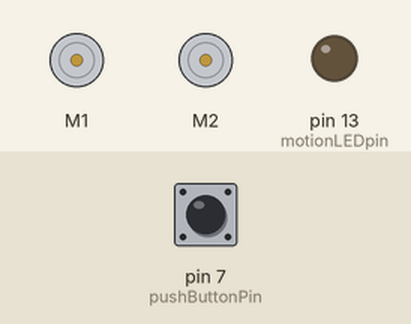
This sketch was run on a simulated Arduino Uno, built with avr-gcc and run on an emulated ATmega328P. Parts: 2 × DC motor (green arrow = forward, orange = backward, longer = faster), output pins drawn as LEDs (lit = HIGH). Inputs (shaded band) come from the test bench; at power-on: pin 7 (pushButtonPin) HIGH. What the sketch prints to the serial monitor is not drawn.

Above: at 4.2 s.
4.3 s: pin 7 (pushButtonPin) pulled LOW for 0.15 s
At 5.5 s:
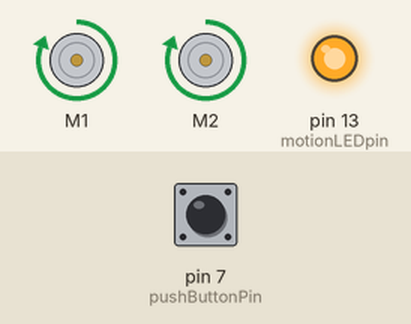
At 8.4 s:
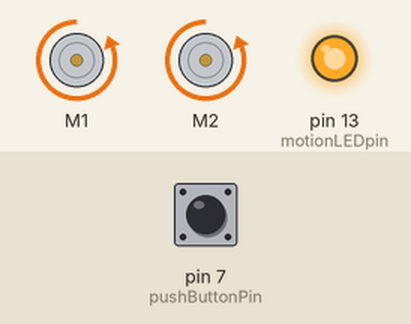
Timing chart, 0 to 21.5 s (numbered marks = the images above; inputs shaded):
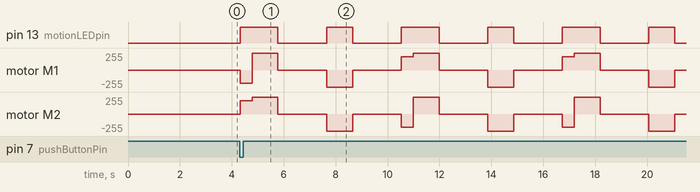

The sketch:

find_block.ino
```cpp
#include <Wire.h>
#include <Adafruit_MotorShield.h>
#include "utility/Adafruit_MS_PWMServoDriver.h"
#include <ezButton.h>
#include <SharpIR.h>
#include <Servo.h>

// Pin assignments
#define leftIn A0  // left IR sensor
#define rightIn A1 // right IR sensor
#define echoPin 2    // ultrasonic sensor I
#define triggerPin 3 // ultrasonic sensor II
#define coarseLEDpin 1
#define fineLEDpin 0
#define pushButtonPin 7
#define motionLEDpin 13
#define IRPin A2
#define model 1080

// Motor setup
Adafruit_MotorShield AFMS = Adafruit_MotorShield();
Adafruit_DCMotor *motor1 = AFMS.getMotor(1);
Adafruit_DCMotor *motor2 = AFMS.getMotor(2);

// Servo setup
Servo myservo;
int pos = 0; // variable to store the servo position
const int servo_startangle = 0;
const int servo_endangle = 90;

// Push button setup
#define LOOP_STATE_STOPPED 0
#define LOOP_STATE_STARTED 1
ezButton button(pushButtonPin);  // create ezButton object that attach to pin 7
int loopState = LOOP_STATE_STOPPED;

// IR sensor setup
SharpIR mySensor = SharpIR(IRPin, model);
int distance_cm;

// Line sensor setup
int LineSensor1;
int LineSensor2;

// Flags, state variables
int junctionCounter = 0;
#define startJunction 0   // for passing out of start box
#define junction1 1       // for when passing deliver junction on outwards journey
#define junction2 2       // for second junction
#define junction3 3       // for when reaching end search zone
#define deliverJunction 4 // for when delivering at deliver junction
#define endJunction 5     // for passing into start box

int journeyCounter = 1;
#define journey1 1
#define journey2 2
#define journey3 3

bool IfCoarse = false;
bool IfRotate = false;
bool IfFinding = false;
bool IsOffLine = false;
bool Ifdeliver = false;
bool carryingBlock = false;
bool Ifdetected = false;

//Parameters
const float motorSpeed = 255; // Adjust motor speed here
const int duration_90degree = 2300;
const int duration_delivery = 3000;
const int bridgeDuration1 = 10000;
long previousMillis;

void search();
void open_servo();
void close_servo();

void setup()
{
    AFMS.begin();
    pinMode(motionLEDpin, OUTPUT);
    pinMode(leftIn, INPUT);
    pinMode(rightIn, INPUT);
    pinMode(coarseLEDpin, OUTPUT);
    pinMode(fineLEDpin, OUTPUT);
    pinMode(IRPin, INPUT);

    button.setDebounceTime(20); // set debounce time to 50 milliseconds

    Serial.begin(9600);
    Serial.println("Ready!");
    delay(3000);
    long previousMillis = millis();
}

void loop()
{
    // Push button start/stop
    button.loop();

    if (button.isPressed())
    {
        if (loopState == LOOP_STATE_STOPPED)
            loopState = LOOP_STATE_STARTED;
        else // if(loopState == LOOP_STATE_STARTED)
            loopState = LOOP_STATE_STOPPED;
    }

    if (loopState == LOOP_STATE_STARTED)
    {
        /************************ MAIN PROGRAM STARTS HERE ************************/
        search();
        delay(10000000);
    }

}

/******************************** MOVEMENT FUNCTIONS ********************************/
void forwards(int speed)
{
    motor1->setSpeed(speed);
    motor2->setSpeed(speed);
    motor1->run(FORWARD);
    motor2->run(FORWARD);
    motionLED();
}

void backwards(int speed)
{
    motor1->setSpeed(speed);
    motor2->setSpeed(speed);
    motor1->run(BACKWARD);
    motor2->run(BACKWARD);
    motionLED();
}

void turn_right_forwards(int speed_high, int speed_low)
{
    motor1->setSpeed(speed_high);
    motor2->setSpeed(speed_low);
    motor1->run(FORWARD);
    motor2->run(FORWARD);
    motionLED();
}

void turn_left_forwards(int speed_high, int speed_low)
{
    motor1->setSpeed(speed_low);
    motor2->setSpeed(speed_high);
    motor1->run(FORWARD);
    motor2->run(FORWARD);
    motionLED();
}

void rotate_right(int speed)
{
    motor1->setSpeed(speed);
    motor2->setSpeed(speed);
    motor1->run(FORWARD);
    motor2->run(BACKWARD);
    motionLED();
}

void rotate_left(int speed)
{
    motor1->setSpeed(speed);
    motor2->setSpeed(speed);
    motor1->run(BACKWARD);
    motor2->run(FORWARD);
    motionLED();
}

void stop()
{
    motor1->setSpeed(0);
    motor2->setSpeed(0);
    motor1->run(RELEASE);
    motor2->run(RELEASE);
    digitalWrite(motionLEDpin, LOW);
}
/******************************** 180 TURN ********************************/
void rotate180()
{
    if (IsOffLine == false)
    {
        rotate_right(motorSpeed / 3);
        delay(500);
        IsOffLine = true;
    }
    else
    {
        if (LineSensor2 == LOW)
        {
            rotate_right(motorSpeed);
        }
        else if (LineSensor2 == HIGH)
        {
            stop();
            IsOffLine = false;
        }
    }
}
/******************************** LINE FOLLOWING ALGORITHM ********************************/
void line_follow()
{
    if ((LineSensor1 == LOW) && (LineSensor2 == LOW))
    {
        forwards(motorSpeed);
    }
    else if ((LineSensor1 == LOW) && (LineSensor2 == HIGH))
    {
        turn_right_forwards(motorSpeed, motorSpeed / 4);
    }
    else if ((LineSensor1 == HIGH) && (LineSensor2 == LOW))
    {
        turn_left_forwards(motorSpeed, motorSpeed / 4);
    }
    else if ((LineSensor1 == HIGH) && (LineSensor2 == HIGH))
    {
        journeyLogic();
    }
}

/******************** INDICATOR LEDS *********************/
void toggleCoarseLED() {
    digitalWrite(coarseLEDpin, !digitalRead(coarseLEDpin));
}

void toggleFineLED() {
    digitalWrite(fineLEDpin, !digitalRead(fineLEDpin));
}

void motionLED() {
    digitalWrite(motionLEDpin, HIGH);
}
void journeyLogic(){

}
/************************ DETECTION ***************************/
void collectIfInRange() {
    if (distance_cm <= 10) {
        stop();
        close_servo();
        carryingBlock = true;
        rotate180();
    }
}

/********************** SERVO ********************************/
void open_servo(){
  for (pos = servo_startangle; pos <= servo_endangle; pos += 1)
  {
    myservo.write(pos);
    delay(15);
  }
}
void close_servo(){
  for (pos = servo_endangle; pos >= servo_startangle; pos -= 1)
  {
    myservo.write(pos);
    delay(15);
  }
}

/********************** LINE SENSOR UPDATE STATE ***************************/
void updateLineSensors(int threshold = 850) {

    //sets left LineSensor1 to high if on tape, else Low
    if (analogRead(leftIn) >= threshold)
    {
        LineSensor1 = HIGH;
    }
    else
    {
        LineSensor1 = LOW;
    }
    //sets right LineSensor2 to high if on tape, else Low
    if (analogRead(rightIn) >= threshold)
    {
        LineSensor2 = HIGH;
    }
    else
    {
        LineSensor2 = LOW;
    }
}
/****************************** SWEEP FIELD **********************************/
void search(){
    int search_duration = 1000;
    //moves it to start pos
    rotate_left(motorSpeed / 1.3);
    delay(duration_90degree/5);
    forwards(motorSpeed);
    delay(search_duration);
    stop();
    delay(500);
    close_servo();
    backwards(motorSpeed);
    delay(search_duration);
    stop();
    delay(500);
    open_servo();

    rotate_right(motorSpeed / 1.3);
    delay(duration_90degree/5);
    forwards(motorSpeed);
    delay(search_duration);
    stop();
    delay(500);
    close_servo();
    backwards(motorSpeed);
    delay(search_duration);
    stop();
    delay(500);
    open_servo();

    rotate_right(motorSpeed / 1.3);
    delay(duration_90degree/5);
    forwards(motorSpeed);
    delay(search_duration);
    stop();
    delay(500);
    close_servo();
    backwards(motorSpeed);
    delay(search_duration);
    stop();
    delay(500);
    open_servo();

}
```

Measured:
- after the input at 4.3 s, pin 13 (motionLEDpin): LOW → HIGH at once, then repeats every 6.2 s: LOW 1.9 s, HIGH 1.0 s, LOW 1.9 s, HIGH 1.5 s; motor M1: stopped → backward 196/255 at once, then repeats every 6.2 s: forward 255/255 1.0 s, stopped 1.9 s, backward 255/255 1.0 s, stopped 1.9 s, forward 196/255 0.46 s
